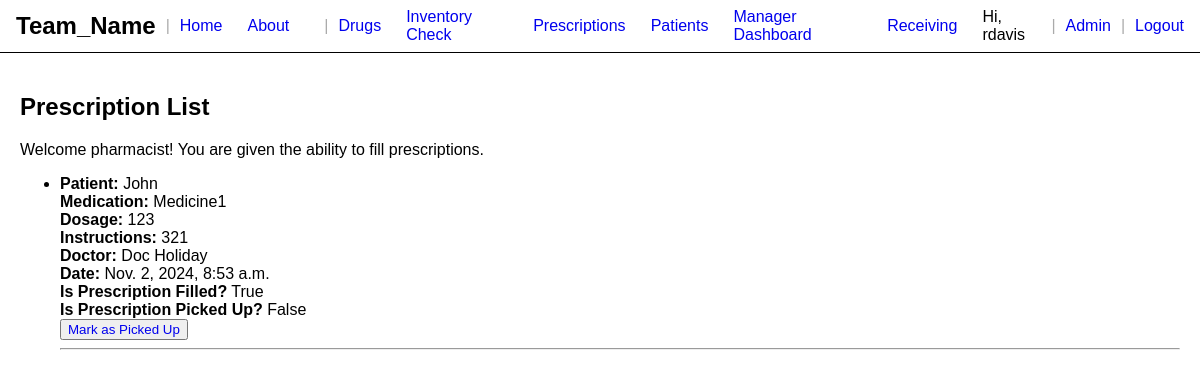
The page /prescriptions/prescriptions/ (signed in) on the database as committed earlier.
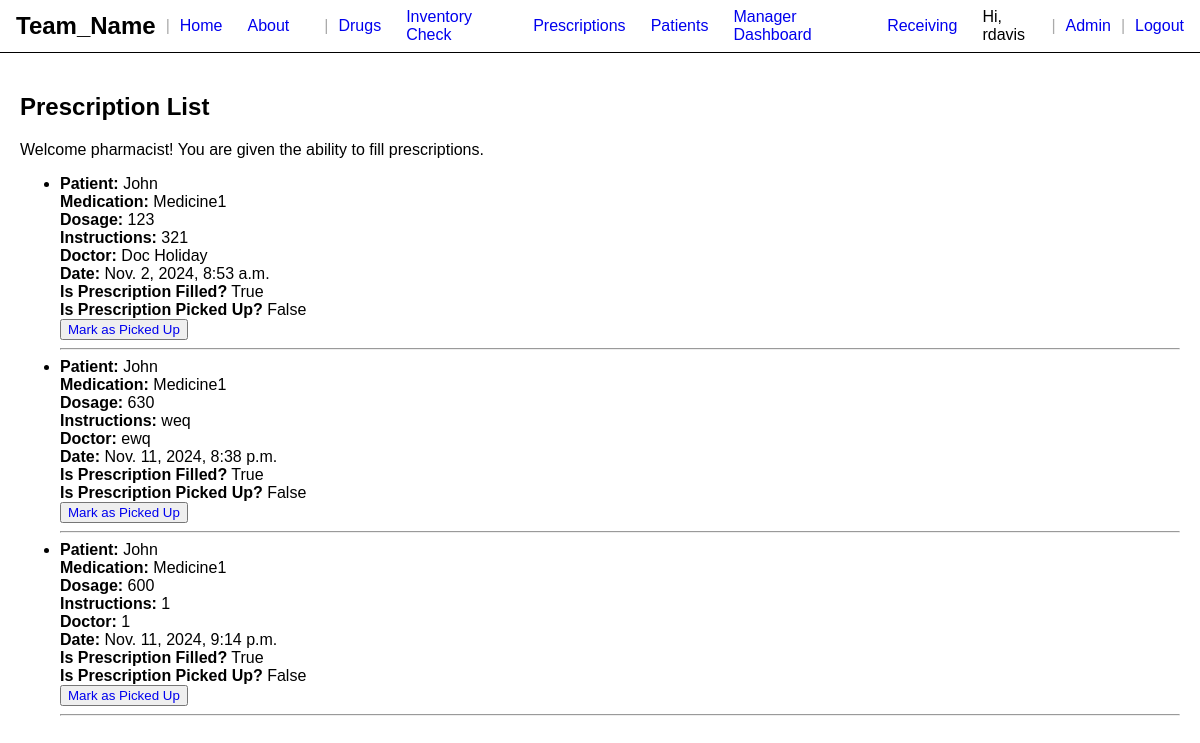
The same page on the database as committed later.
### prescriptions/models.py (models this page shows, shortened)
class Prescription(models.Model):
    patient = models.ForeignKey(Patient, on_delete=models.CASCADE, null=True, related_name="prescriptions")
    medication = models.ForeignKey(Drug, on_delete=models.CASCADE, null=True)
    dosage = models.CharField(max_length=100)
    instructions = models.TextField(max_length=1000)
    doctor_name = models.CharField(max_length=100)
    in_person = models.BooleanField(default=False)
    date_prescribed = models.DateTimeField(auto_now_add=True)
    is_filled = models.BooleanField(default=False)  # New field to track if prescription is filled
    picked_up = models.BooleanField(default=False)  # New field to track if prescription has been picked up by patient
    created_by = CurrentUserField()

### patient/models.py (models this page shows, shortened)
class Patient(models.Model):
    first_name = models.CharField(max_length=255)
    last_name = models.CharField(max_length=255)
    dob = models.DateField()
    address = models.CharField(max_length=255)
    phone = models.CharField(max_length=255)
    email = models.EmailField()
    insurance = models.CharField(max_length=255)

### drugs/models.py (models this page shows, shortened)
class Drug(models.Model):
    DOSAGE_FORM = [
        ("Tablet", "Tablet"),
        ("Capsule", "Capsule"),
        ("Liquid", "Liquid"),
        ("Ointment", "Ointment")
    ]
    DRUG_CLASS= [
        ('Analgesics', 'Analgesics'),
        ('Antibiotics', 'Antibiotics'),
        ('Antivirals', 'Antivirals'),
        ('Antidepressants', 'Antidepressants'),
        ('Antihypertensives', 'Antihypertensives'),
        ('Antihistamines', 'Antihistamines'),
        ('Anticoagulants', 'Anticoagulants'),
        ('Diuretics', 'Diuretics'),
        ('Hormonal agents', 'Hormonal agents'),
        ('Statins', 'Statins'),
        ('Beta-blockers', 'Beta-blockers'),
        ('Corticosteroids', 'Corticosteroids'),
        ('Mood stabilizers', 'Mood stabilizers'),
        ('Antipsychotics', 'Antipsychotics'),
        ('Immunosuppressants', 'Immunosuppressants'),
    ]
    RX_CHOICE = [
        ('Yes', 'Yes'),
        ('No', 'No'),
    ]
    drug_name    = models.CharField(max_length=255) # Common name.
    generic_name = models.CharField(max_length=255, blank=True, null=True) # Generic name.
    brand_name   = models.CharField(max_length=255, blank=True, null=True) # Brand names associated.
    dosage_form  = models.CharField(max_length=20, choices=DOSAGE_FORM) # Dosage form: tablet, capsule, liquid, ointment.
    strength     = models.PositiveIntegerField() # Amount of active ingredients per unit in mg.
    manufacturer = models.CharField(max_length=255) # Manufacturer name.
    drug_class   = models.CharField(max_length=20, choices=DRUG_CLASS) # Classification: antibiotic, analgesic...
    indications  = models.TextField(blank=True, null=True) # Medical condition for which the drug is prescribed.
    side_effects = models.TextField(blank=True, null=True) # Common side effects.
    contraind    = models.TextField(blank=True, null=True) # Conditions that serve as reasons to not use the drug.
    dosage_inst  = models.TextField(blank=True, null=True) # Recommended dosage.
    stock_qty    = models.PositiveIntegerField(default=0) # Number of units available.
    exp_date     = models.DateField() # Expiration date.
    rx_required  = models.CharField(max_length=20, choices=RX_CHOICE) # Is a prescription is necessary.
    price        = models.DecimalField(max_digits=10, decimal_places=2) # Cost of the drug per unit.
    storage_cond = models.TextField(blank=True, null=True) # Recommended storage information: temperature, light exposure...
    bar_code     = models.CharField(max_length=100, unique=True) # Unique identifier.
    created_at   = models.DateTimeField(auto_now_add=True) # Date of entry created.
    updated_at   = models.DateTimeField(auto_now=True) # Date of entry updated.

### prescriptions/views.py (the view)
# urls.py: path('prescriptions/', views.prescription_list, name='prescription_list'),
@login_required
@allowed_groups('Pharmacist', 'Pharmacy Manager', 'Pharmacy Technician')
def prescription_list(request):
    prescriptions = Prescription.objects.all()  # Retrieves all of the prescriptions
    return render(request, 'prescription_list.html', {'prescriptions': prescriptions})

### drugs/templatetags/custom_filters.py (called while the page is built)
@register.filter
def is_in_group(user, group_names):
    group_list = group_names.split(',')
    return user.groups.filter(name__in=group_list).exists()

### prescriptions/views.py (called while the page is built)
def allowed_groups(*groups):
    def in_groups(user):
            return user.groups.filter(name__in=groups).exists()
    return user_passes_test(in_groups)

### prescriptions/templates/prescription_list.html (shortened to what this page needs)
{% extends "base.html" %}
{% load custom_filters %}
{% block css %}
    {% load static %}
    <link rel="stylesheet" type="text/css" href="{% static 'prescription_list.css' %}" />
{% endblock css %}
{% block content %}
    <html>
    <head>
    </head>
    <body>
        <h2>Prescription List</h2>
        {% if user|is_in_group:"Pharmacist" %}
            <p>Welcome pharmacist! You are given the ability to fill prescriptions.</p>
        {% else %}
            <p>You do not have permission to fill prescriptions. Prescription Filling is only available to the Pharmacists.</p>
        {% endif %}
        <ul>
            {% for prescription in prescriptions %}
                <li>
                    <strong>Patient:</strong> {{ prescription.patient.first_name }}<br>
                    <strong>Medication:</strong> {{ prescription.medication.drug_name }}<br>
                    <strong>Dosage:</strong> {{ prescription.dosage }}<br>
                    <strong>Instructions:</strong> {{ prescription.instructions }}<br>
                    <strong>Doctor:</strong> {{ prescription.doctor_name }}<br>
                    <strong>Date:</strong> {{ prescription.date_prescribed }}<br>
                    {% if prescription.is_filled  %}
                    <strong>Is Prescription Filled?</strong> {{ prescription.is_filled }}<br>
                    {% endif %}
                    {% if prescription.is_filled %}
                    <strong>Is Prescription Picked Up?</strong> {{ prescription.picked_up }}<br>
                        {% if not prescription.picked_up %}
                    <button><a href="{% url 'pickup_prescription' prescription.id %}">Mark as Picked Up</a></button>
                        {% endif %}
                    {% endif %}
                </li>
                <hr>
            {% endfor %}
        </ul>
    </body>
    </html>
{% endblock %}

### templates/base.html (shortened to what this page needs)
<!DOCTYPE html>
<html lang="en">
    <head>
        {% block css %}
        {% endblock css %}
        {% load static %}
        <link rel="stylesheet" type="text/css" href="{% static 'base.css' %}" />
    </head>
    <body>
        <header>
            <div class="header-section brand">
                <h1>Team_Name</h1>
            </div>
            <span class="divider">|</span>
            <div class="header-section navigation">
                <a href="{% url 'landingPage' %}" class="nav-link">Home</a>
                <a href="{% url 'about' %}" class="nav-link">About</a>
                {% load custom_filters %}
                {% if user|is_in_group:"Pharmacy Technician,Pharmacist,Pharmacy Manager,Cashier" %}
                    <span class="divider">|</span>
                    <a href="{% url 'create_drug' %}"class="nav-link">Drugs</a>
                    <a href="{% url 'inventory_check' %}"class="nav-link">Inventory Check</a>
                    <a href="{% url 'prescriptions' %}" class="nav-link">Prescriptions</a>
                    <a href="{% url 'patients_main' %}" class="nav-link">Patients</a>
                {% endif %}
                {% if user|is_in_group:"Pharmacy Manager" %}
                <a href="{% url 'manager_dash' %}" class="nav-link">Manager Dashboard</a>
                <a href="{% url 'receiving_main' %}" class="nav-link">Receiving</a>
                {% endif %}
            </div>
            <div class="header-section auth-links">
                {% if user.is_authenticated %}
                    <span>Hi, {{ user.username }}</span>
                    <span class="divider">|</span>
                    <a href="{% url 'admin:index' %}" class="auth-link">Admin</a>
                    <span class="divider">|</span>
                    <a href="{% url 'logout' %}" class="auth-link">Logout</a>
                {% else %}
                    <a href="{% url 'login' %}" class="auth-link">Login</a>
                {% endif %}
            </div>
        </header>
        <div id="content">
            {% block content %}
            {% endblock content %}
        </div>
    </body>
</html>

### static/base.css (style rules this page uses)
body { font-family: Arial, sans-serif; margin: 0; padding: 0; display: flex; flex-direction: column; height: 100vh; }
#content { flex-grow: 1; padding: 20px; overflow: auto; }
header { display: flex; align-items: center; border-bottom: 1px solid; padding: 0.5rem 1rem; }
.header-section { display: flex; align-items: center; }
.brand, .navigation, .auth-links { display: inline-flex; align-items: center; }
.brand h1 { margin: 0; font-size: 24px; }
.navigation { margin-right: auto; }
.nav-link { margin-right: 25px; text-decoration: none; }
.divider { margin: 0 10px; color: #aaa; font-weight: normal; }
.auth-link { text-decoration: none; }
a { text-decoration: none; }

Rows that differ between the two databases and show on the page:
added Prescription: patient.first_name "John", medication.drug_name "Medicine1", dosage "630", instructions "weq", doctor_name "ewq", date_prescribed "Nov. 11, 2024, 8:38 p.m.", is_filled "True", picked_up "False", shows "Mark as Picked Up"
added Prescription: patient.first_name "John", medication.drug_name "Medicine1", dosage "600", instructions "1", doctor_name "1", date_prescribed "Nov. 11, 2024, 9:14 p.m.", is_filled "True", picked_up "False", shows "Mark as Picked Up"
